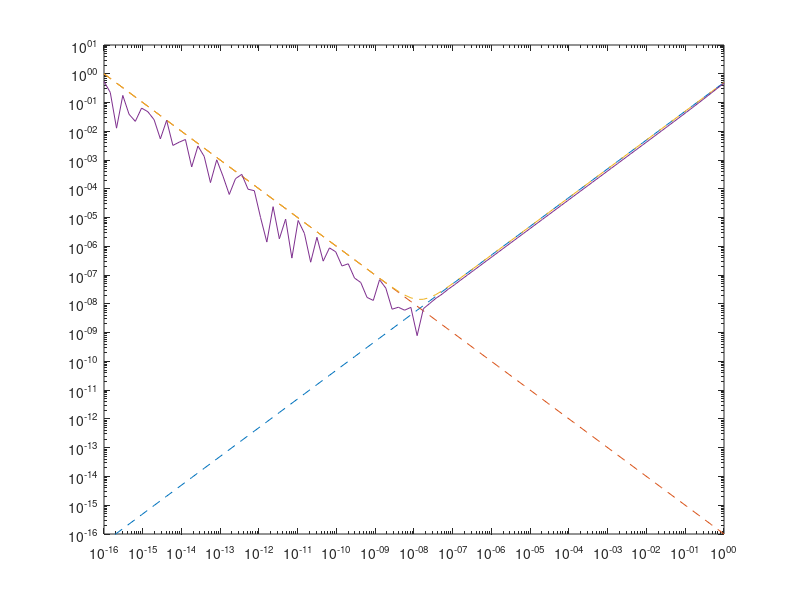

MATLAB code for this plot:
h = logspace(-16, 0, 100);
trunck = h / 2;
round = 0.0000000000000001 * h.^(-1);
epsilon_tot = trunck + round;
error = abs(((sin(1 + h) - sin(1)) ./ h) - cos(1));
plot(h, trunck, h, round, h, epsilon_tot, h, error);
loglog(h, trunck, '--', h, round, '--', h, epsilon_tot, '--', h, error);
axis([0.0000000000000001 1 0.0000000000000001 10]);